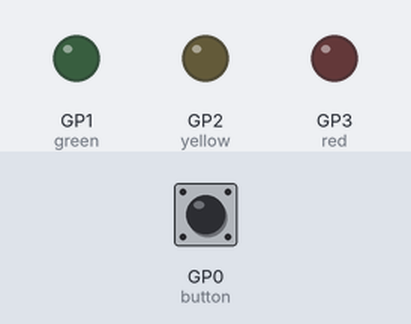
Bench run of a program on a simulated Raspberry Pi Pico running MicroPython. On the bench: output pins drawn as LEDs (lit = HIGH). The inputs (shaded band) are chosen by the test bench; at power-on: GP0 (button) LOW.

Above: at 4.2 s.
4.3 s: GP0 (button) pulled HIGH for 0.15 s
At 5.0 s:
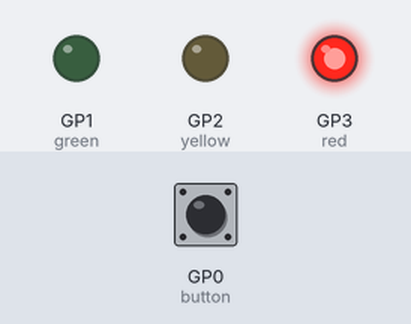
5.9 s: GP0 (button) pulled HIGH for 1 s
At 6.2 s:
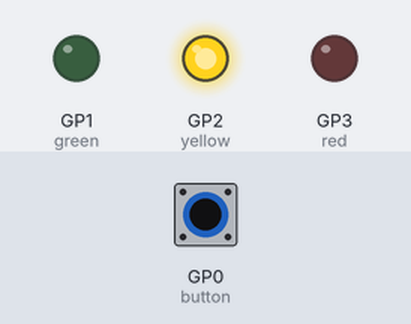
8.4 s: GP0 (button) pulled HIGH for 0.15 s
At 9.4 s:
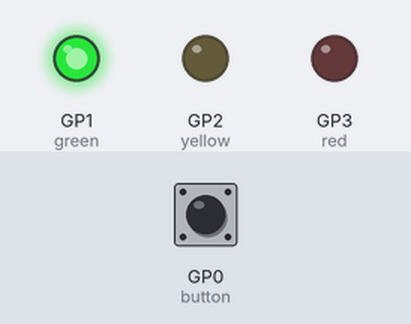
10.0 s: GP0 (button) pulled HIGH for 3.2 s
At 10.6 s:
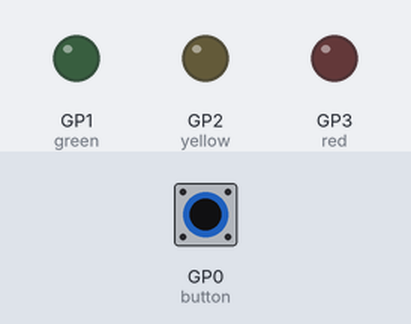
Timing chart, 0 to 13.0 s (numbered marks = the images above; inputs shaded):
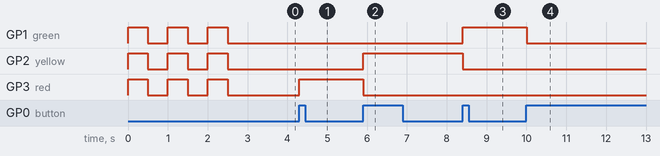

The program:

main.py
```python
from machine import Pin
import time

# Define pin numbers
red_pin = 'GP3'
yellow_pin = 'GP2'
green_pin = 'GP1'
button_pin = 'GP0'

# Set up pin inputs and outputs
red = Pin(red_pin, Pin.OUT)
yellow = Pin(yellow_pin, Pin.OUT)
green = Pin(green_pin, Pin.OUT)
button = Pin(button_pin, Pin.IN, Pin.PULL_DOWN)

# flash all lights three times on startup
def startup():
    for i in range(3):
        red.value(1)
        yellow.value(1)
        green.value(1)
        time.sleep(0.5)
        red.value(0)
        yellow.value(0)
        green.value(0)
        time.sleep(0.5)

def waitforinput():
    # Set up variables to track button presses
    button_counter = 0
    last_button_state = False

    # Loop while the board is plugged in
    while True:
        # Get the current state of the button
        button_state = button.value()

        # If the button is pressed and was not pressed last time
        if button_state and not last_button_state:
            # Increment the button counter
            button_counter += 1

            # If the counter is 1, turn on the red light
            if button_counter == 1:
                red.value(1)
                yellow.value(0)
                green.value(0)
            # If the counter is 2, turn on the yellow light
            elif button_counter == 2:
                red.value(0)
                yellow.value(1)
                green.value(0)
            # If the counter is 3, turn on the green light
            elif button_counter == 3:
                red.value(0)
                yellow.value(0)
                green.value(1)
            # If the counter is 4, reset the counter
            elif button_counter == 4:
                button_counter = 0
                red.value(0)
                yellow.value(0)
                green.value(0)

        # Update the last button state
        last_button_state = button_state

        # Wait for 0.1 seconds
        time.sleep(0.1)

# run main method
if __name__ == '__main__':
    startup()
    waitforinput()
```

Measured:
- after the input at 4.3 s, GP3 (red): LOW → HIGH at once
- after the input at 5.9 s, GP2 (yellow): LOW → HIGH at once; GP3 (red): HIGH → LOW at once
- after the input at 8.4 s, GP1 (green): LOW → HIGH at once; GP2 (yellow): HIGH → LOW at once
- after the input at 10.0 s, GP1 (green): HIGH → LOW at once
